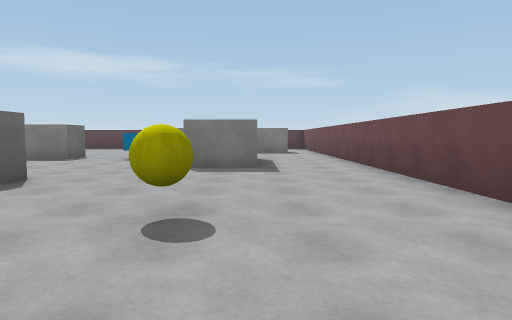
[1] (above)

19 first-person views from a walk through a scene from a Unity 3-D project. The camera is 1.3 m above the floor, tilts 4° down and sees 75° across. The floor is counted in squares, 2 m on a side. Each view is taken from the middle of a square. On the plan, view 1 faces up. The plan holds only what a view shows up to about 10 squares ahead; the rest is blank. The player character is not drawn. Surface patterns are stand-ins for the level's own textures.

[2]
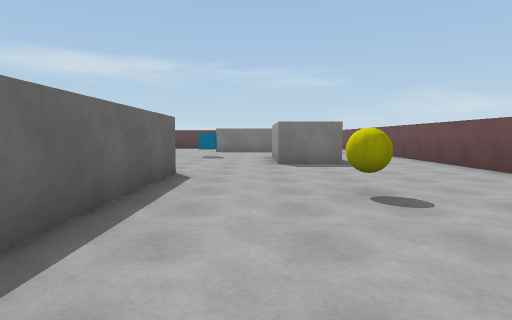

[3]
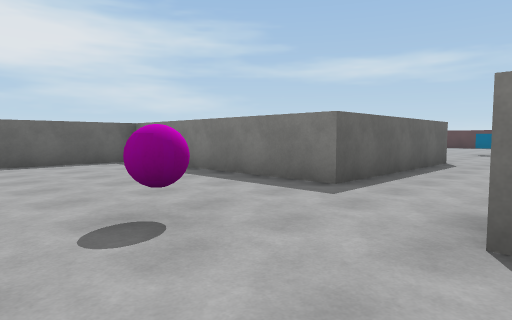

[4]
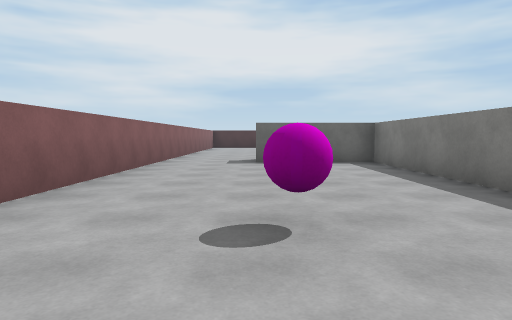

[5]
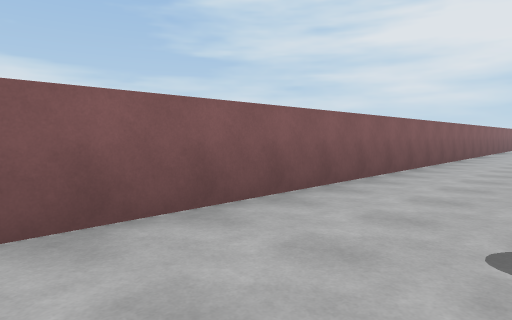

[6]
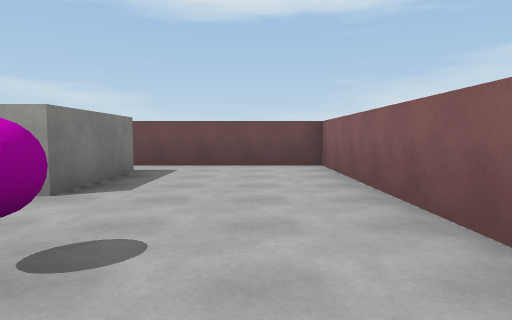

[7]
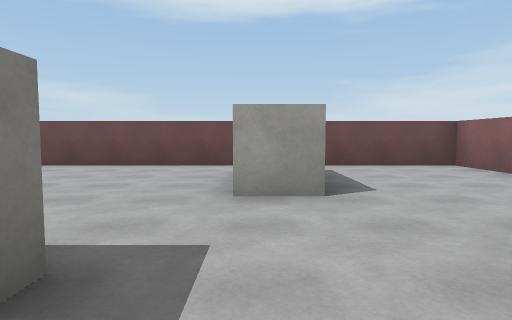

[8]
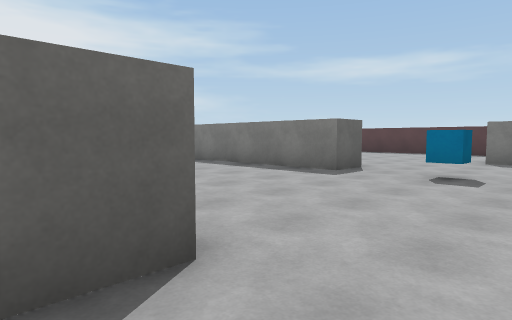

[9]
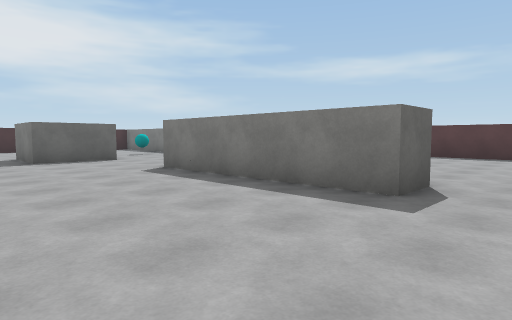

[10]
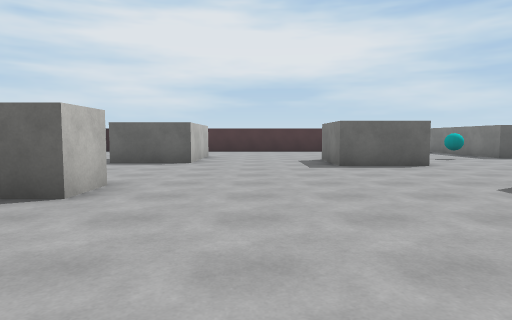

[11]
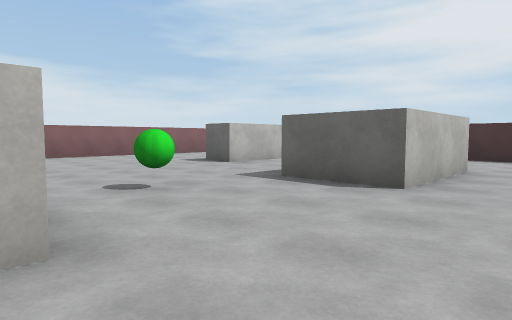

[12]
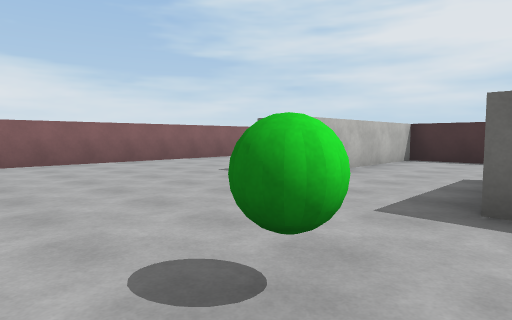

[13]
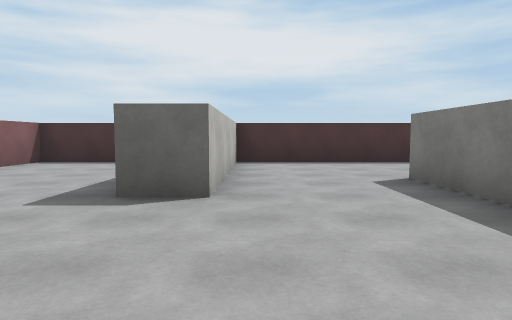

[14]
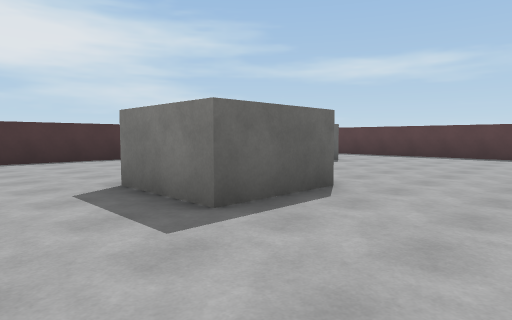

[15]
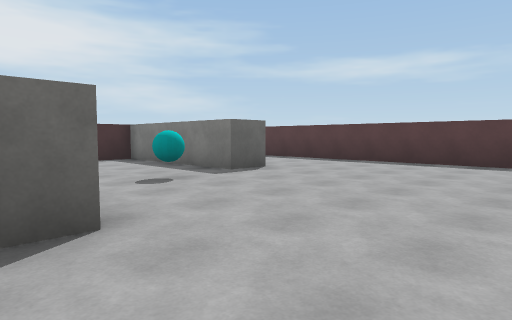

[16]
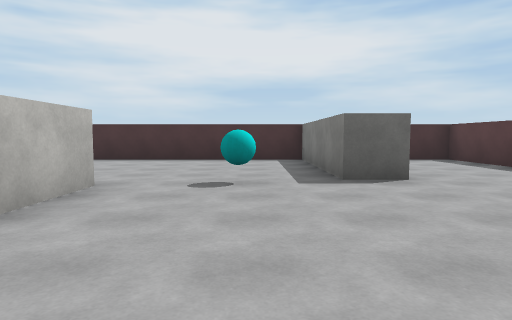

[17]
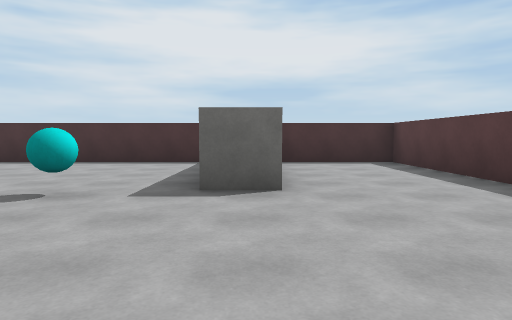

[18]
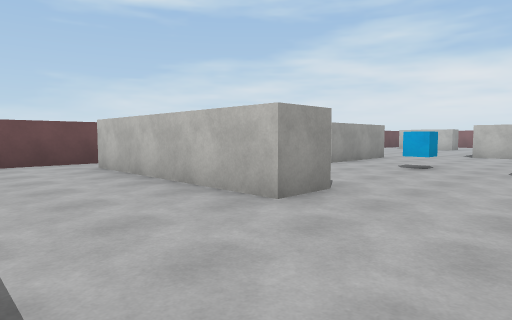

[19]
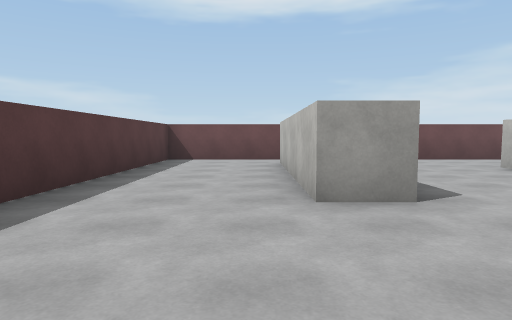

### Floor plan
Ten units are one square. View 1 is at (0, 0); x grows to the right and y downward. Boxes are objects, and circles mark ways between rooms. Rooms are numbered by the first view taken in them; rooms with no view inside come last. Other rooms are left out.
<svg viewBox="-210 -180 240 240">
<path fill="none" stroke="#000" d="M1 -68 -14 -68M-34 -51 -34 0M25 5 25 -104M-105 -40 -94 -40 -94 -32M-134 -99 -134 -79 -155 -79M-45 -50 -38 -50M-150 -24 -172 -24M-54 -108 -54 -97 -105 -97M-155 -99 -138 -99M-172 -44 -142 -44 -142 -24M-14 -68 -14 -99 1 -99M-34 0 -94 0 -94 30M-31 -133 -37 -133 -37 -144 14 -144M-160 -144 -160 -133 -205 -133 -205 -72M-205 -46 -205 5 -155 5 -155 15M-120 -175 -205 -175 -205 -146M-55 -175 -68 -175M-168 55 25 55 25 5M11 18 -14 18 -14 8M-205 35 -205 55 -191 55M25 -139 25 -175 -39 -175"/>
<rect x="-15" y="-35" width="10" height="10" fill="#bbb"><title>yellow ball</title></rect>
<rect x="-165" y="-125" width="10" height="10" fill="#bbb"><title>cyan ball</title></rect>
<rect x="-125" y="-25" width="10" height="10" fill="#bbb"><title>green ball</title></rect>
<rect x="-35" y="25" width="10" height="10" fill="#bbb"><title>pink ball</title></rect>
<rect x="-35" y="-105" width="10" height="10" fill="#bbb"><title>cube</title></rect>
<circle cx="-10" cy="-84" r="3" fill="#2a7"/>
<circle cx="-25" cy="0" r="3" fill="#2a7"/>
<circle cx="20" cy="10" r="3" fill="#2a7"/>
<text x="0" y="-40">1</text>
<text x="-100" y="-60">2</text>
</svg>
Room 1 opens to room 2.

Where each view was taken, in squares from view 1:
view 1: 0 up, 0 right, facing up
view 2: 1 down, 2 left, facing up
view 3: 4 down, 1 left, facing up-left
view 4: 3 down, 1 left, facing left
view 5: 3 down, 1 left, facing down-left
view 6: 4 down, 5 left, facing right
view 7: 1 down, 5 left, facing right
view 8: 4 up, 2 left, facing up-left
view 9: 6 up, 4 left, facing up-left
view 10: 6 up, 6 left, facing left
view 11: 6 up, 10 left, facing down-left
view 12: 3 up, 11 left, facing down-left
view 13: 0 up, 12 left, facing left
view 14: 6 up, 11 left, facing up-left
view 15: 9 up, 11 left, facing up-left
view 16: 12 up, 11 left, facing left
view 17: 14 up, 12 left, facing left
view 18: 17 up, 6 left, facing down-right
view 19: 15 up, 7 left, facing right
